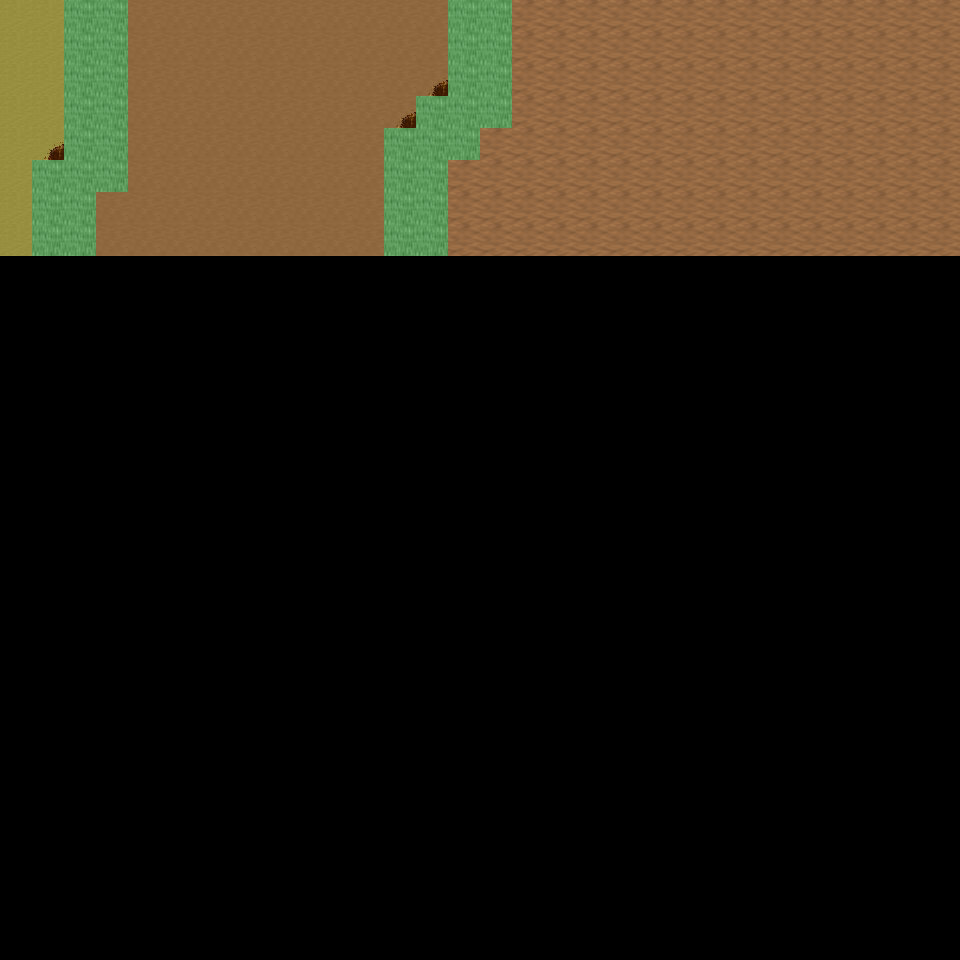

Tiled map render using the project's own tile images. Description and the map definition, with tile-layer contents summarised, below:
An orthogonal 30x30 tile map with 32x32 px tiles, 6 tile layers (Ground, Object, Object2, Above, ...), 19 tilesets and 4 objects (4x mapExit).

<map version="1.0" orientation="orthogonal" renderorder="right-down" width="30" height="30" tilewidth="32" tileheight="32" nextobjectid="5">
  <tileset firstgid="1" name="tileset_ground_ground" tilewidth="32" tileheight="32" tilecount="33" columns="3">
    <image source="../drawable/tileset_ground_ground.png" width="96" height="352" />
  </tileset>
  <tileset firstgid="34" name="tileset_ground_ridge_earth_dark" tilewidth="32" tileheight="32" tilecount="96" columns="12">
    <image source="../drawable/tileset_ground_ridge_earth_dark.png" width="384" height="256" />
  </tileset>
  <tileset firstgid="130" name="tileset_ground_rock_pebbles" tilewidth="32" tileheight="32" tilecount="3" columns="1">
    <image source="../drawable/tileset_ground_rock_pebbles.png" width="32" height="96" />
  </tileset>
  <tileset firstgid="133" name="tileset_ground_earth_edges" tilewidth="32" tileheight="32" tilecount="18" columns="6">
    <image source="../drawable/tileset_ground_earth_edges.png" width="192" height="96" />
  </tileset>
  <tileset firstgid="151" name="tileset_plant_leaves" tilewidth="32" tileheight="32" tilecount="8" columns="4">
    <image source="../drawable/tileset_plant_leaves.png" width="128" height="64" />
  </tileset>
  <tileset firstgid="159" name="tileset_plant_flower_daisy_yellow" tilewidth="32" tileheight="32" tilecount="8" columns="2">
    <image source="../drawable/tileset_plant_flower_daisy_yellow.png" width="64" height="128" />
  </tileset>
  <tileset firstgid="167" name="tileset_plant_grasses" tilewidth="32" tileheight="32" tilecount="6" columns="3">
    <image source="../drawable/tileset_plant_grasses.png" width="96" height="64" />
  </tileset>
  <tileset firstgid="173" name="tileset_ground_cobbled_paving" tilewidth="32" tileheight="32" tilecount="1" columns="1">
    <image source="../drawable/tileset_ground_cobbled_paving.png" width="32" height="32" />
  </tileset>
  <tileset firstgid="174" name="tileset_plant_flower_daisy_white" tilewidth="32" tileheight="32" tilecount="8" columns="2">
    <image source="../drawable/tileset_plant_flower_daisy_white.png" width="64" height="128" />
  </tileset>
  <tileset firstgid="182" name="tileset_plant_flower_daisy_red" tilewidth="32" tileheight="32" tilecount="8" columns="2">
    <image source="../drawable/tileset_plant_flower_daisy_red.png" width="64" height="128" />
  </tileset>
  <tileset firstgid="190" name="tileset_logic_collision" tilewidth="32" tileheight="32" tilecount="1" columns="1">
    <image source="../drawable/tileset_logic_collision.png" width="32" height="32" />
  </tileset>
  <tileset firstgid="191" name="tileset_logic_creature_sheepman" tilewidth="32" tileheight="32" tilecount="4" columns="4">
    <image source="../drawable/tileset_logic_creature_sheepman.png" width="128" height="32" />
  </tileset>
  <tileset firstgid="195" name="tileset_object_tan_tent" tilewidth="32" tileheight="32" tilecount="25" columns="5">
    <image source="../drawable/tileset_object_tan_tent.png" width="160" height="160" />
  </tileset>
  <tileset firstgid="220" name="tileset_item_campfires" tilewidth="32" tileheight="32" tilecount="2" columns="2">
    <image source="../drawable/tileset_item_campfires.png" width="64" height="32" />
  </tileset>
  <tileset firstgid="222" name="tileset_plant_tree_dead_tree_4" tilewidth="32" tileheight="32" tilecount="20" columns="4">
    <image source="../drawable/tileset_plant_tree_dead_tree_4.png" width="128" height="160" />
  </tileset>
  <tileset firstgid="242" name="tileset_plant_tree_fall_trees" tilewidth="32" tileheight="32" tilecount="40" columns="8">
    <image source="../drawable/tileset_plant_tree_fall_trees.png" width="256" height="160" />
  </tileset>
  <tileset firstgid="282" name="tileset_object_well_hoist" tilewidth="32" tileheight="32" tilecount="9" columns="3">
    <image source="../drawable/tileset_object_well_hoist.png" width="96" height="96" />
  </tileset>
  <tileset firstgid="291" name="tileset_logic_creature_mutant" tilewidth="32" tileheight="32" tilecount="7" columns="7">
    <image source="../drawable/tileset_logic_creature_mutant.png" width="224" height="32" />
  </tileset>
  <tileset firstgid="298" name="tileset_ground_grass_edges" tilewidth="32" tileheight="32" tilecount="36" columns="12">
    <image source="../drawable/tileset_ground_grass_edges.png" width="384" height="96" />
  </tileset>
  <layer name="Ground" width="30" height="30">
    <data>[900 cells, 240 non-empty, 3 distinct tile ids]</data>
  </layer>
  <layer name="Object" width="30" height="30">
    <data>[900 cells, 38 non-empty, 8 distinct tile ids]</data>
  </layer>
  <layer name="Object2" width="30" height="30">
    <data>[900 cells, 0 non-empty, 0 distinct tile ids]</data>
  </layer>
  <layer name="Above" width="30" height="30">
    <data>[900 cells, 0 non-empty, 0 distinct tile ids]</data>
  </layer>
  <layer name="Above2" width="30" height="30">
    <data>[900 cells, 0 non-empty, 0 distinct tile ids]</data>
  </layer>
  <layer name="Walkable" width="30" height="30">
    <data>[900 cells, 35 non-empty, 1 distinct tile ids]</data>
  </layer>
  <objectgroup name="MapEvents">
    <object id="1" name="north" type="mapExit" x="0" y="0" width="64" height="32">
      <properties>
        <property name="map" value="level_0_x85_y28" />
        <property name="x" value="0" />
        <property name="y" value="28" />
      </properties>
    </object>
    <object id="2" name="north2" type="mapExit" x="128" y="0" width="320" height="32">
      <properties>
        <property name="map" value="level_0_x85_y28" />
        <property name="x" value="4" />
        <property name="y" value="28" />
      </properties>
    </object>
    <object id="3" name="north3" type="mapExit" x="512" y="0" width="448" height="32">
      <properties>
        <property name="map" value="level_0_x85_y28" />
        <property name="x" value="16" />
        <property name="y" value="28" />
      </properties>
    </object>
    <object id="4" name="east" type="mapExit" x="928" y="0" width="32" height="960">
      <properties>
        <property name="map" value="level_0_x86_y29" />
        <property name="x" value="1" />
        <property name="y" value="0" />
      </properties>
    </object>
  </objectgroup>
</map>
